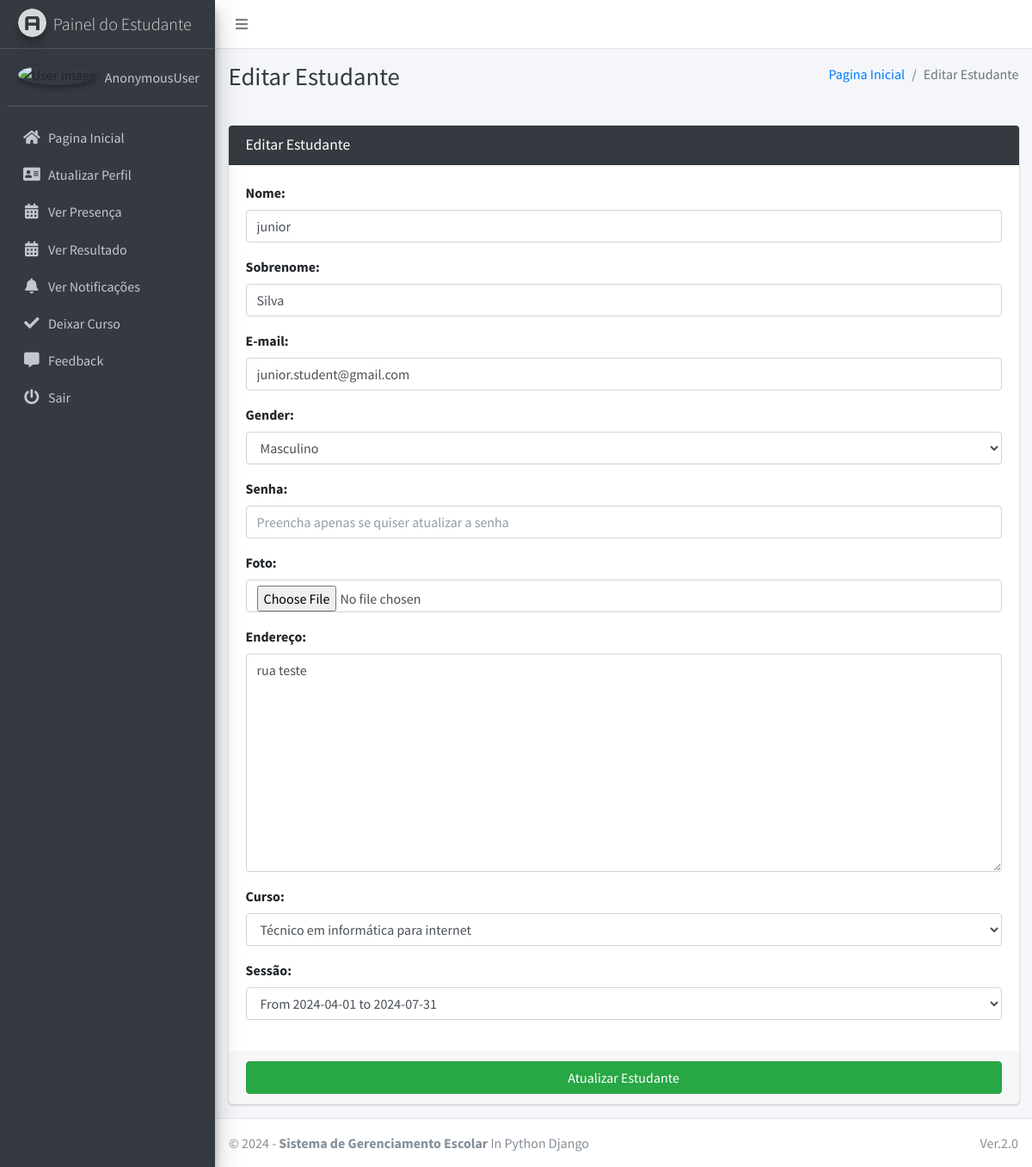
Screenshot of /student/edit/1 with the database file from the repository.
### main_app/models.py (models this page shows, shortened)
class Student(models.Model):
    admin = models.OneToOneField(CustomUser, on_delete=models.CASCADE)
    course = models.ForeignKey(Course, on_delete=models.DO_NOTHING, null=True, blank=False)
    session = models.ForeignKey(Session, on_delete=models.DO_NOTHING, null=True)

### main_app/hod_views.py (the view)
def edit_student(request, student_id):
    student = get_object_or_404(Student, id=student_id)
    form = StudentForm(request.POST or None, instance=student)
    context = {
        'form': form,
        'student_id': student_id,
        'page_title': 'Editar Estudante'
    }
    if request.method == 'POST':
        if form.is_valid():
            first_name = form.cleaned_data.get('first_name')
            last_name = form.cleaned_data.get('last_name')
            address = form.cleaned_data.get('address')
            username = form.cleaned_data.get('username')
            email = form.cleaned_data.get('email')
            gender = form.cleaned_data.get('gender')
            password = form.cleaned_data.get('password') or None
            course = form.cleaned_data.get('course')
            session = form.cleaned_data.get('session')
            passport = request.FILES.get('profile_pic') or None
            try:
                user = CustomUser.objects.get(id=student.admin.id)
                if passport != None:
                    fs = FileSystemStorage()
                    filename = fs.save(passport.name, passport)
                    passport_url = fs.url(filename)
                    user.profile_pic = passport_url
                user.username = username
                user.email = email
                if password != None:
                    user.set_password(password)
                user.first_name = first_name
                user.last_name = last_name
                student.session = session
                user.gender = gender
                user.address = address
                student.course = course
                user.save()
                student.save()
                messages.success(request, "Atualizado com Sucesso")
                return redirect(reverse('edit_student', args=[student_id]))
            except Exception as e:
                messages.error(request, "Não pode atualizar " + str(e))
        else:
            messages.error(request, "Preencha corretamente")
    else:
        return render(request, "hod_template/edit_student_template.html", context)

### main_app/forms.py
class StudentForm(CustomUserForm):
    def __init__(self, *args, **kwargs):
        super(StudentForm, self).__init__(*args, **kwargs)
    class Meta(CustomUserForm.Meta):
        model = Student
        fields = CustomUserForm.Meta.fields + \
            ['course', 'session']
        labels = {
            'course': 'Curso',
            'session': 'Sessão'
        }

### main_app/models.py (called while the page is built)
    def __str__(self):
        return "From " + str(self.start_year) + " to " + str(self.end_year)

    def __str__(self):
        return self.name

### main_app/templates/hod_template/edit_student_template.html
{% extends 'main_app/base.html' %}
{% load static %}
{% block page_title %}{{page_title}}{% endblock page_title %}
{% block content %}
<section class="content">
    <div class="container-fluid">
        <div class="row">
            <div class="col-md-12">
                <div class="card card-dark">
                    <div class="card-header">
                        <h3 class="card-title">{{page_title}}</h3>
                    </div>
                    {% include "main_app/form_template.html" with messages=messages  form=form button_text="Atualizar Estudante"%}
                </div>
            </div>
        </div>
    </div>
</section>
{% endblock content %}

### main_app/templates/main_app/form_template.html (shortened to what this page needs)
<form role="form" method="POST" enctype="multipart/form-data">
    <div class="card-body">
        {% for field in form  %}
        <div class="form-group">
            {{field.label_tag}}
            {{field}}
        </div>
        {% endfor %}
    </div>
    <div class="card-footer">
        <button type="submit" class="btn btn-success btn-block">
            {% if button_text %}
            {{button_text}}
            {% else %}
            Enviar
            {% endif %}
        </button>
    </div>
</form>

### rows the page displays
Student: form "Técnico em informática para internet" "From 2024-04-01 to 2024-07-31"

### other values shown
{{ user }} "AnonymousUser"
{{ page_title }} "Editar Estudante"
{{ field.label_tag }} "Nome:" "Sobrenome:" "E-mail:" "Gender:" "Senha:" "Foto:" "Endereço:" "Curso:" "Sessão:"
{{ button_text }} "Atualizar Estudante"
